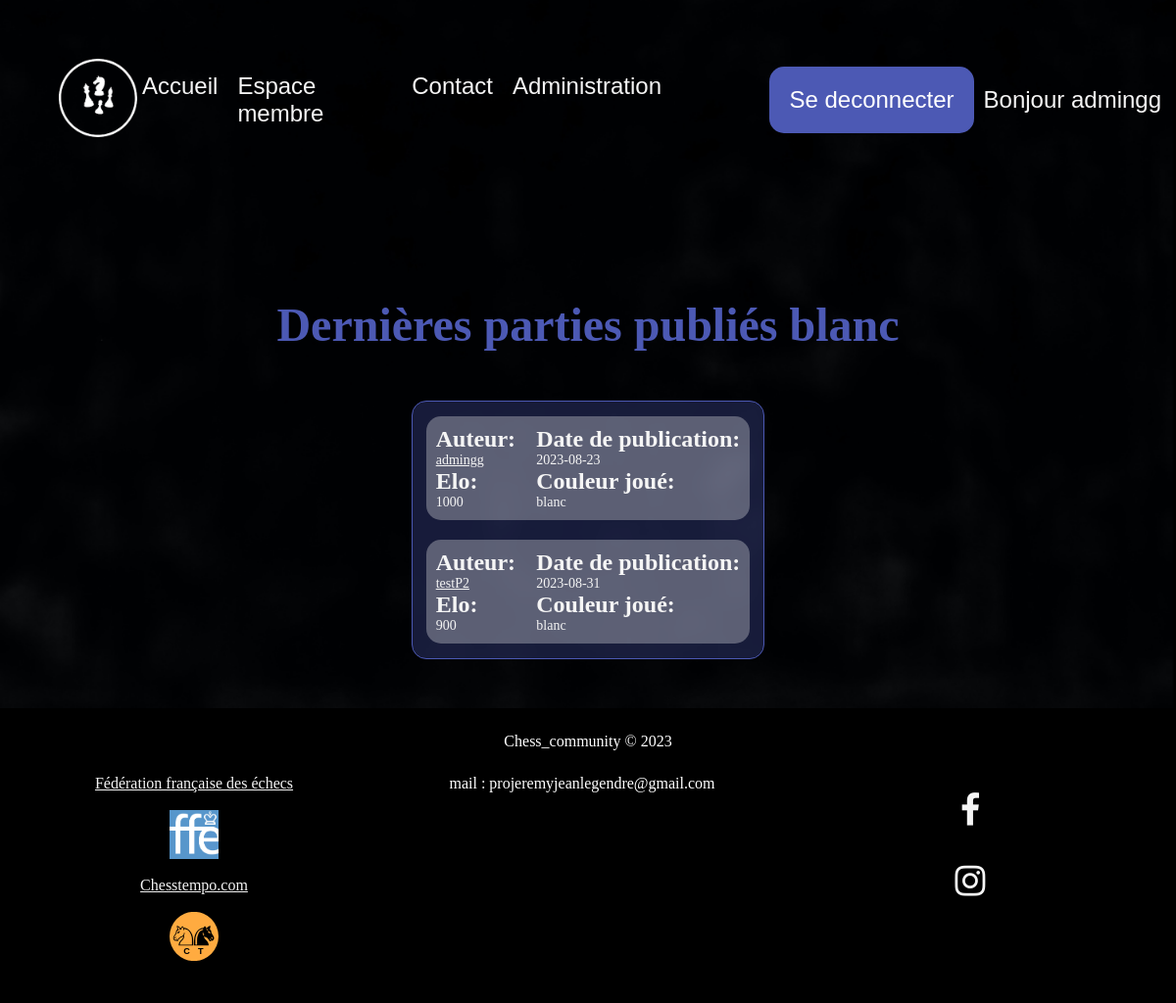
/byColor.php?couleur=blanc (signed in), run on the app's committed database.
### tables this page shows
CREATE TABLE `partie` (
  `id` int(11) NOT NULL,
  `couleur_joue` varchar(10) DEFAULT NULL,
  `elo_utilisateur` int(11) DEFAULT NULL,
  `elo_adversaire` int(11) DEFAULT NULL,
  `file_path` varchar(250) DEFAULT NULL,
  `date_de_publication` date DEFAULT NULL,
  `id_utilisateur` int(11) NOT NULL,
  `id_statut` int(11) NOT NULL
);

CREATE TABLE `utilisateur` (
  `id` int(11) NOT NULL,
  `mail` varchar(200) DEFAULT NULL,
  `pseudo` varchar(30) DEFAULT NULL,
  `mot_de_passe` varchar(255) DEFAULT NULL,
  `role_utilisateur` varchar(30) DEFAULT NULL
);

### classes/Games.php (called while the page is built, shortened)
<?php
class Games
{
    public function colorGames($connexion, $color)
    {
        try {
            $sql = "SELECT * FROM partie INNER JOIN utilisateur ON utilisateur.id = id_utilisateur WHERE couleur_joue = ?  and id_statut = 2;";
            $stmt = $connexion->prepare($sql);
            $stmt->execute(array($color));
        } catch (Exception $e) {
            $erreur = $e->getMessage();
        }
        $results = $stmt->fetchAll();
        return $results;
    }
}

### byColor.php (the view, shortened to what this page needs)
<?php
require('includes/header.php');
include('includes/nav.php');
if (isset($_GET['couleur'])) {
    $connexion = connexion();
    $games = new Games;
    $gameBycolor = $games->colorGames($connexion, $_GET['couleur']);
}
?>
<section class="section-title" data-aos="fade-up">
    <h1>Dernières parties publiés <?php echo $_GET['couleur'] ?> </h1>
</section>
<section class="color" data-aos="fade-up" data-aos-delay="300">
    <article class="resume-container">
        <?php
        foreach ($gameBycolor as $game) {
        ?>
            <div class="resume-wrapper">
                <div class="header-resume">
                    <h3>Auteur:</h3>
                    <p><a href="oneGame.php?id=<?php echo $game['0'] ?>"><?= $game['pseudo'] ?></a></p>
                    <h3>Elo:</h3>
                    <p><?= $game['elo_utilisateur'] ?></p>
                </div>
                <div class="footer-resume">
                    <h3>Date de publication:</h3>
                    <p><?= $game['date_de_publication'] ?></p>
                    <h3>Couleur joué:</h3>
                    <p><?= $game['couleur_joue'] ?></p>
                </div>
            </div>
        <?php }
        ?>
    </article>
</section>
<?php
require('includes/footer.php');
?>

### assets/css/css/base.css (style rules this page uses)
:root { --main-color: rgb(76, 89, 180); --main-border-radius: 15px; --main-border: 1px solid var(--main-color); --main-backdrop: blur(4px); --main-glassmorphism: rgba(76, 89, 180, 0.31); --second-color: rgb(245, 245, 245); --second-border: 1px solid var(--second-color); --second-glassmorphism: rgba(245, 245, 245, 0.31); --p-font-size: 14px; --h3-font-size: 24px; --h2-font-size: 36px; --h1-font-size: 48px; --title-font: "Verdana"; --main-font: "Helvetica"; }

### assets/css/css/layout.css (style rules this page uses)
.section-title { display: flex; justify-content: center; margin-bottom: 50px; text-align: center; }
.section-title h1 { color: var(--main-color); font-size: var(--h1-font-size); font-family: var(--title-font); }
section { display: flex; justify-content: center; flex-direction: column; align-items: center; row-gap: 20px; }
.resume-container, article { width: 30%; }
.resume-container { background: var(--main-glassmorphism); backdrop-filter: var(--main-backdrop); border-radius: var(--main-border-radius); border: var(--main-border); padding: 5px; display: flex; flex-direction: column; align-items: center; justify-content: center; }
.resume-wrapper { display: flex; justify-content: space-between; background: var(--second-glassmorphism); backdrop-filter: var(--second-backdrop); border-radius: var(--second-border-radius); border-radius: var(--main-border-radius); width: 95%; margin: 10px 0px; padding: 10px; flex-wrap: wrap; row-gap: 20px; }
.resume-wrapper h3 { font-size: var(--h3-font-size); }
.resume-wrapper p { font-size: var(--p-font-size); }
.resume-wrapper a { color: var(--second-color); }
article p { font-size: var(--h3-font-size); }
.color { display: flex; justify-content: center; width: 100%; overflow: hidden; }

### assets/css/css/footer.css (style rules this page uses)
footer, body { background-color: black; color: white; }

### data on the page
partie: id_utilisateur.pseudo "admingg", elo_utilisateur "1000", date_de_publication "2023-08-23", couleur_joue "blanc"
partie: id_utilisateur.pseudo "testP2", elo_utilisateur "900", date_de_publication "2023-08-31", couleur_joue "blanc"

### other printed values
$_SESSION['pseudo'] "admingg"
$_GET['couleur'] "blanc"
